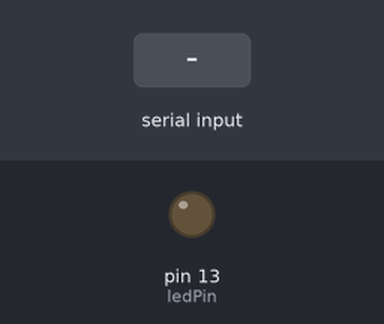
A sketch run on a simulated Arduino Uno, built with avr-gcc and run on an emulated ATmega328P. On the bench: output pins drawn as LEDs (lit = HIGH). Inputs (shaded band) come from the test bench.

Above: at 1.2 s.
1.3 s: "S" received over Serial
At 1.8 s:
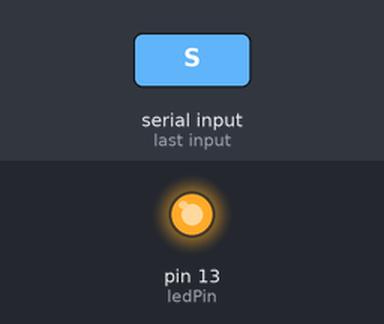
2.8 s: "N" received over Serial
At 4.2 s:
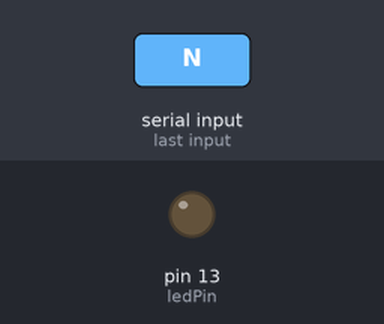
Timing chart, 0 to 5.8 s (numbered marks = the images above; inputs shaded):
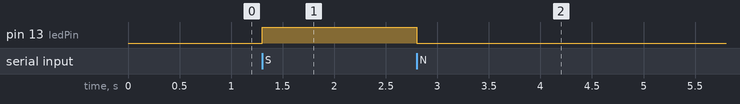

Measured:
- after the input at 1.3 s, pin 13 (ledPin): LOW → HIGH at once
- after the input at 2.8 s, pin 13 (ledPin): HIGH → LOW at once

The sketch:

Activ_1_led_con_2_bot.ino
```cpp
int ledPin = 13;
int state = 0;

void setup() {
    Serial.begin(9600);
    pinMode(ledPin, OUTPUT);
    digitalWrite(ledPin, LOW);
}

void loop() {
  if(Serial.available() > 0){
     state = Serial.read();
     if (state == 'N') {
        digitalWrite(ledPin, LOW);
     }

     if (state == 'S') {
        digitalWrite(ledPin, HIGH);
     }
  }
}
```
